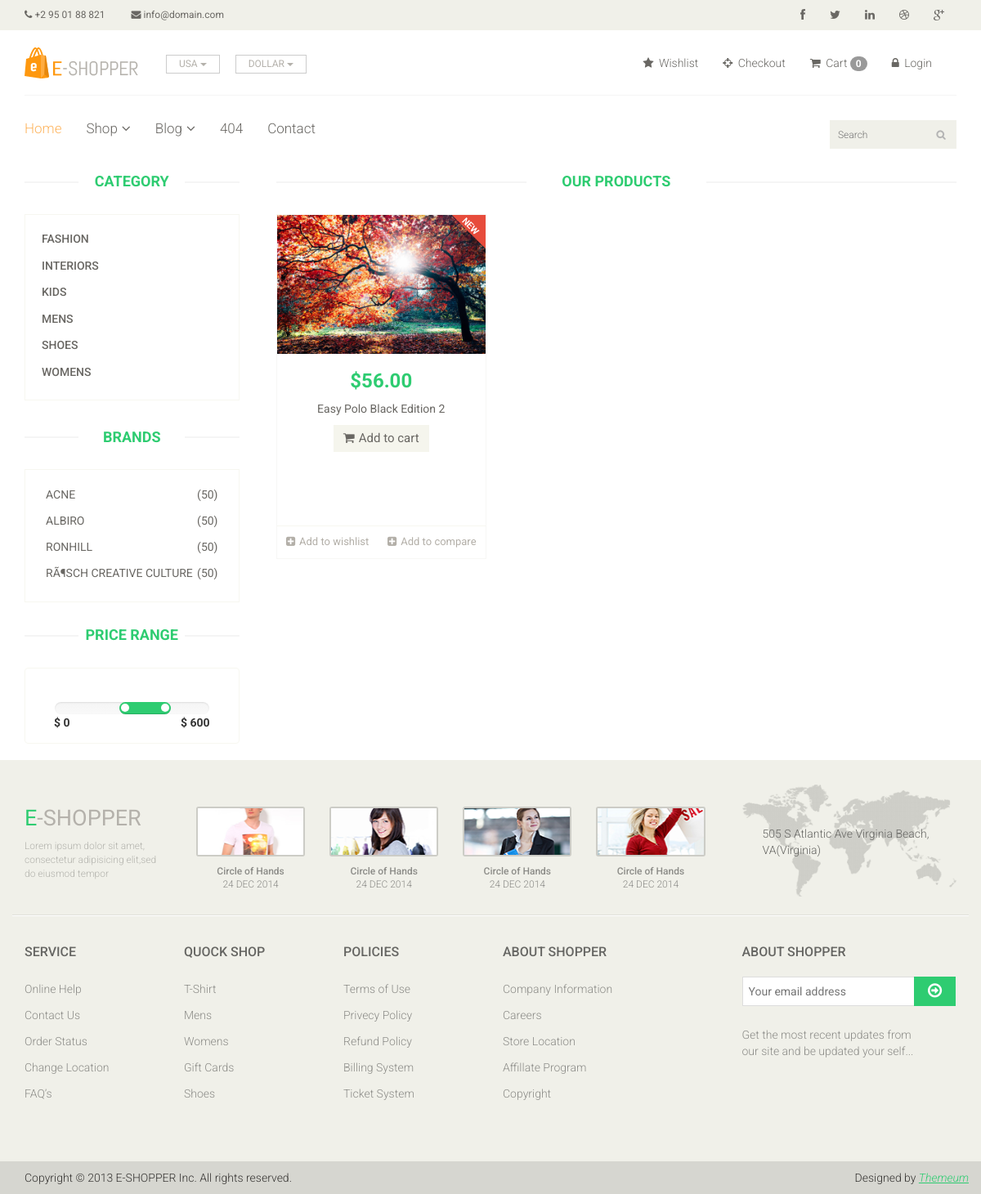
Page /productby-category.php?products_by_category=5&show_products on the committed database.
### tables this page shows
CREATE TABLE `category_table` (
  `categoryId` int(11) NOT NULL,
  `category` varchar(55) NOT NULL
);

CREATE TABLE `brand_table` (
  `brandId` int(11) NOT NULL,
  `brandName` varchar(55) NOT NULL
);

CREATE TABLE `products_table` (
  `productId` int(11) NOT NULL,
  `productName` varchar(55) NOT NULL,
  `brandId` int(11) NOT NULL,
  `categoryId` int(11) NOT NULL,
  `price` float(11,2) NOT NULL,
  `products_details` varchar(255) NOT NULL,
  `image` varchar(55) NOT NULL,
  `productCode` varchar(55) NOT NULL,
  `type` int(11) NOT NULL,
  `postTime` datetime NOT NULL DEFAULT CURRENT_TIMESTAMP ON UPDATE CURRENT_TIMESTAMP,
  `author` varchar(55) NOT NULL
);

### libs/Database.php (called while the page is built, shortened)
<?php
class Database{
    public $host   = DB_HOST;
    public $user   = DB_USER;
    public $pass   = DB_PASS;
    public $dbname = DB_NAME;
    public $link;
    public function dbConnect(){
        $this->link = new mysqli($this->host, $this->user, $this->pass, $this->dbname);
    }
    public function readData($query){
        $result = $this->link->query($query) or die($this->link->error.__LINE__);
        if($result->num_rows > 0){
            return $result;
        }
        else {
            return false;
        }
    }
}
?>

### libs/Category.php (called while the page is built, shortened)
<?php
class Category{
	private $db;
 	public function __construct(){
 		$this->db = new Database();
 	}
 	public function getAllCat(){
 		$query = "SELECT * FROM category_table ORDER BY category ASC";
 		$result = $this->db->readData($query);
 		return $result;
 	}
}
?>

### libs/Brand.php (called while the page is built, shortened)
<?php
class Brand{
	private $db;
 	public function __construct(){
 		$this->db = new Database();
 	}
 	public function getAllBrand(){
 		$query = "SELECT * FROM brand_table ORDER BY brandId ASC";
 		$result = $this->db->readData($query);
 		return $result;
 	}
}
?>

### libs/Products.php (called while the page is built, shortened)
<?php
class Products{
	private $db;
 	public function __construct(){
 		$this->db = new Database();
 	}
    public function showProductsByCat($categoryId){
        $query = "SELECT * FROM products_table WHERE categoryId = '$categoryId'";
        $result = $this->db->readData($query);
        return $result;
    }
}
?>

### productby-category.php (the view, shortened to what this page needs)
<?php include "include/header.php" ?>
<?php
    if (!isset($_GET['products_by_category']) OR $_GET['products_by_category'] == NULL ) {
        echo "<script>window.location='index.php';</script>";
    }
    else{
        $categoryId = $_GET['products_by_category'];
        $getProductByCat  = $pro->showProductsByCat($categoryId);
        $msg = "<div class='alert alert-danger alert-dismissible' role='alert'><strong>Oppos! </strong>No Products Are Available in this Category.<button type='button' class='close' data-dismiss='alert' aria-label='Close'><span aria-hidden='true'>&times;</span></button></div>";
    }
?>
	<section>
		<div class="container">
			<div class="row">
				<div class="col-sm-3">
					<?php include "include/sidebar.php" ?>
				</div>
				<div class="col-sm-9 padding-right">
					<div class="features_items">
						<h2 class="title text-center">Our Products</h2>
						<?php
							if ($getProductByCat) {
								while ($productValue = $getProductByCat->fetch_assoc()) {
						?>
						<div class="col-sm-4">
							<div class="product-image-wrapper">
								<div class="single-products">
									<div class="productinfo text-center">
										<img src="admin/<?php echo $productValue['image']; ?>" alt="" />
										<h2>$<?php echo $productValue['price']; ?></h2>
										<a href="product-details.php?single_product_details=<?php echo $productValue['productId']; ?>">
											<p><?php echo $productValue['productName']; ?></p>
										</a>
										<a href="product-details.php?single_product_details=<?php echo $productValue['productId']; ?>&add-to-cart" class="btn btn-default add-to-cart"><i class="fa fa-shopping-cart"></i>Add to cart</a>
									</div>
									<div class="product-overlay">
										<div class="overlay-content">
										</div>
									</div>
									<?php if ($productValue['type'] == 0 ) {
									?>
									<img src="images/home/new.png" class="new" alt="" />
								<?php } ?>
								</div>
								<div class="choose">
									<ul class="nav nav-pills nav-justified">
										<li><a href="#"><i class="fa fa-plus-square"></i>Add to wishlist</a></li>
										<li><a href="#"><i class="fa fa-plus-square"></i>Add to compare</a></li>
									</ul>
								</div>
							</div>
						</div>
						<?php } }else{ echo $msg;} ?>
					</div>
				</div>
			</div>
		</div>
	</section>
<?php include "include/footer.php" ?>

### include/sidebar.php (shortened to what this page needs)
<div class="left-sidebar">
	<h2>Category</h2>
	<div class="panel-group category-products" id="accordian">
		<?php
			$getCategory = $cat->getAllCat();
			if ($getCategory) {
				while ($value = $getCategory->fetch_assoc()) {
        ?>
		<div class="panel panel-default">
			<div class="panel-heading">
				<h4 class="panel-title"><a href="productby-category.php?products_by_category=<?php echo $value['categoryId']; ?>&show_products"><?php echo $value['category']; ?></a></h4>
			</div>
		</div>
	<?php } } ?>
	</div>
	<div class="brands_products">
		<h2>Brands</h2>
		<div class="brands-name">
			<ul class="nav nav-pills nav-stacked">
				<?php
                    $showBrand = $brand->getAllBrand();
                    if ($showBrand) {
                        while ($brandValue = $showBrand->fetch_assoc()) {
                ?>
				<li><a href="productby-brand.php?products_by_brand=<?php echo $brandValue['brandId']; ?>&show_products"> <span class="pull-right">(50)</span><?php echo $brandValue['brandName']; ?></a></li>
				<?php } }else{ ?>
				<li><a href="#"> <span class="pull-right">(0)</span>No Brand</a></li>
				<?php } ?>
			</ul>
		</div>
	</div>
	<div class="price-range">
		<h2>Price Range</h2>
		<div class="well text-center">
			 <input type="text" class="span2" value="" data-slider-min="0" data-slider-max="600" data-slider-step="5" data-slider-value="[250,450]" id="sl2" ><br />
			 <b class="pull-left">$ 0</b> <b class="pull-right">$ 600</b>
		</div>
	</div>
</div>

### css/main.css (style rules this page uses)
body { font-family: 'Roboto', sans-serif; background:; position: relative; font-weight:400px; }
ul li { list-style: none; }
a { -webkit-transition: 300ms; -moz-transition: 300ms; -o-transition: 300ms; transition: 300ms; }
h1, h2, h3, h4, h5, h6 { font-family: 'Roboto', sans-serif; }
.category-products { border: 1px solid #F7F7F0; margin-bottom: 35px; padding-bottom: 20px; padding-top: 15px; }
.left-sidebar h2, .brands_products h2 { color: #2ecc71; font-family: 'Roboto', sans-serif; font-size: 18px; font-weight: 700; margin: 0 auto 30px; text-align: center; text-transform: uppercase; position: relative; z-index:3; }
.left-sidebar h2:after, h2.title:after { content: " "; position: absolute; border: 1px solid #f5f5f5; bottom:8px; left: 0; width: 100%; height: 0; z-index: -2; }
.left-sidebar h2:before { content: " "; position: absolute; background: #fff; bottom: -6px; width: 130px; height: 30px; z-index: -1; left: 50%; margin-left: -65px; }
h2.title:before { content: " "; position: absolute; background: #fff; bottom: -6px; width: 220px; height: 30px; z-index: -1; left: 50%; margin-left: -110px; }
.category-products .panel { background-color: #FFFFFF; border: 0px; border-radius: 0px; box-shadow:none; margin-bottom: 0px; }
.category-products .panel-default .panel-heading { background-color: #FFFFFF; border: 0 none; color: #FFFFFF; padding: 5px 20px; }
.category-products .panel-default .panel-heading .panel-title a { color: #696763; font-family: 'Roboto', sans-serif; font-size: 14px; text-decoration: none; text-transform: uppercase; }
.brands-name { border: 1px solid #F7F7F0; padding-bottom: 20px; padding-top: 15px; }
.brands-name .nav-stacked li a { background-color: #FFFFFF; color: #696763; font-family: 'Roboto', sans-serif; font-size: 14px; padding: 5px 25px; text-decoration: none; text-transform: uppercase; }
.price-range { margin-top:30px; }
.well { background-color: #FFFFFF; border: 1px solid #F7F7F0; border-radius: 4px; box-shadow: none; margin-bottom: 20px; min-height: 20px; padding: 35px; }
.padding-right { padding-right: 0; }
.features_items { overflow:hidden; }
h2.title { color: #2ecc71; font-family: 'Roboto', sans-serif; font-size: 18px; font-weight: 700; margin: 0 15px; text-transform: uppercase; margin-bottom: 30px; position: relative; }
.product-image-wrapper { border:1px solid #F7F7F5; overflow: hidden; margin-bottom:30px; }
.single-products { position: relative; }
.new, .sale { position: absolute; top: 0; right: 0; }
.productinfo h2 { color: #2ecc71; font-family: 'Roboto', sans-serif; font-size: 24px; font-weight: 700; }
.productinfo p { font-family: 'Roboto', sans-serif; font-size: 14px; font-weight: 400; color: #696763; }
.productinfo img { width: 100%; }
.productinfo { position:relative; height: 380px; }
.product-overlay { background:#2ecc71; top: 0; display: none; height: 0; position: absolute; transition: height 500ms ease 0s; width: 100%; display: block; opacity:; }
.product-overlay .overlay-content { bottom: 0; position: absolute; bottom: 0; text-align: center; width: 100%; }
.add-to-cart { background:#F5F5ED; border: 0 none; border-radius: 0; color: #696763; font-family: 'Roboto', sans-serif; font-size: 15px; margin-bottom: 25px; }
.add-to-cart i { margin-right:5px; }
.choose { border-top: 1px solid #F7F7F0; }
.choose ul li a { color: #B3AFA8; font-family: 'Roboto', sans-serif; font-size: 13px; padding-left: 0; padding-right: 0; }
.choose ul li a i { margin-right:5px; }

### rows in the picture
category_table: category "FASHION"
category_table: category "INTERIORS"
category_table: category "KIDS"
category_table: category "MENS"
category_table: category "SHOES"
category_table: category "WOMENS"
brand_table: brandName "ACNE"
brand_table: brandName "ALBIRO"
brand_table: brandName "RONHILL"
brand_table: brandName "RÃ¶SCH CREATIVE CULTURE"
products_table: image (picture), price "56.00", productName "Easy Polo Black Edition 2", type 0 (drawn)
